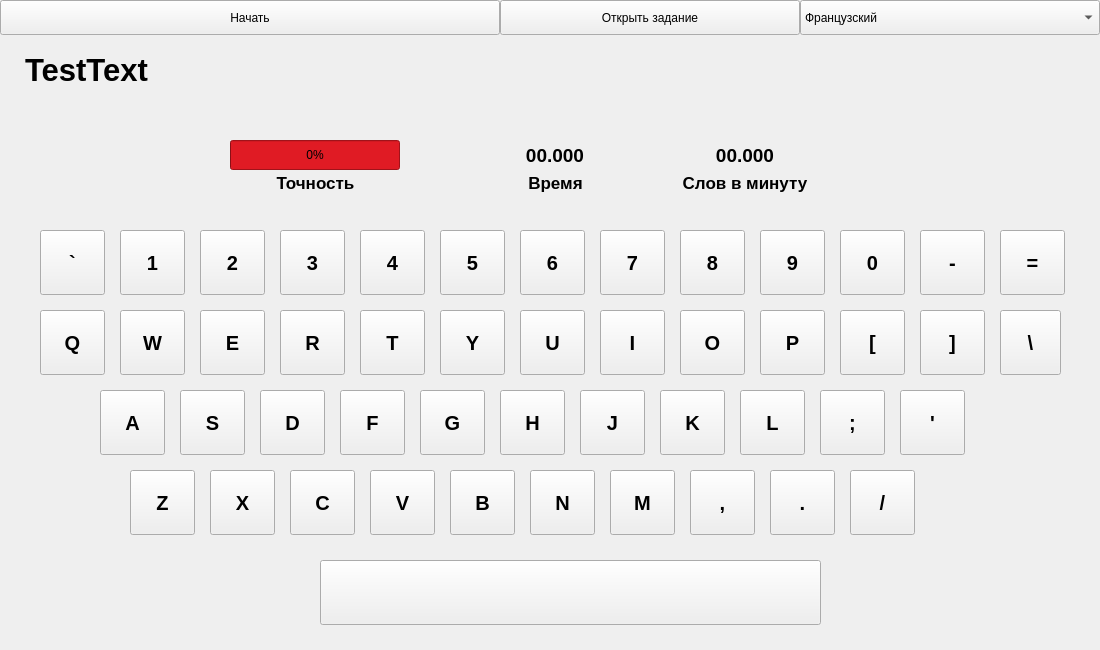
<?xml version="1.0" encoding="UTF-8"?>
<ui version="4.0">
 <class>MainWindow</class>
 <widget class="QMainWindow" name="MainWindow">
  <property name="geometry">
   <rect>
    <x>0</x>
    <y>0</y>
    <width>1100</width>
    <height>650</height>
   </rect>
  </property>
  <property name="windowTitle">
   <string>MainWindow</string>
  </property>
  <widget class="QWidget" name="centralwidget">
   <widget class="QProgressBar" name="progressBar">
    <property name="geometry">
     <rect>
      <x>230</x>
      <y>140</y>
      <width>170</width>
      <height>30</height>
     </rect>
    </property>
    <property name="styleSheet">
     <string notr="true">background-color: rgb(224, 27, 36);
selection-background-color: rgb(38, 162, 105);</string>
    </property>
    <property name="value">
     <number>0</number>
    </property>
   </widget>
   <widget class="QLabel" name="label">
    <property name="geometry">
     <rect>
      <x>520</x>
      <y>140</y>
      <width>70</width>
      <height>30</height>
     </rect>
    </property>
    <property name="font">
     <font>
      <pointsize>14</pointsize>
      <bold>true</bold>
     </font>
    </property>
    <property name="text">
     <string>00.000</string>
    </property>
    <property name="alignment">
     <set>Qt::AlignCenter</set>
    </property>
   </widget>
   <widget class="QLabel" name="accuracyLabel_2">
    <property name="geometry">
     <rect>
      <x>500</x>
      <y>170</y>
      <width>111</width>
      <height>25</height>
     </rect>
    </property>
    <property name="font">
     <font>
      <pointsize>13</pointsize>
      <bold>true</bold>
     </font>
    </property>
    <property name="text">
     <string>Время</string>
    </property>
    <property name="alignment">
     <set>Qt::AlignCenter</set>
    </property>
   </widget>
   <widget class="QLabel" name="label_2">
    <property name="geometry">
     <rect>
      <x>710</x>
      <y>140</y>
      <width>70</width>
      <height>30</height>
     </rect>
    </property>
    <property name="font">
     <font>
      <pointsize>14</pointsize>
      <bold>true</bold>
     </font>
    </property>
    <property name="text">
     <string>00.000</string>
    </property>
    <property name="alignment">
     <set>Qt::AlignCenter</set>
    </property>
   </widget>
   <widget class="QLabel" name="accuracyLabel_3">
    <property name="geometry">
     <rect>
      <x>670</x>
      <y>170</y>
      <width>150</width>
      <height>25</height>
     </rect>
    </property>
    <property name="font">
     <font>
      <pointsize>13</pointsize>
      <bold>true</bold>
     </font>
    </property>
    <property name="text">
     <string>Слов в минуту</string>
    </property>
    <property name="alignment">
     <set>Qt::AlignCenter</set>
    </property>
   </widget>
   <widget class="QPushButton" name="But_Tilda">
    <property name="geometry">
     <rect>
      <x>40</x>
      <y>230</y>
      <width>65</width>
      <height>65</height>
     </rect>
    </property>
    <property name="font">
     <font>
      <pointsize>15</pointsize>
      <bold>true</bold>
     </font>
    </property>
    <property name="text">
     <string>`</string>
    </property>
   </widget>
   <widget class="QPushButton" name="But_1">
    <property name="geometry">
     <rect>
      <x>120</x>
      <y>230</y>
      <width>65</width>
      <height>65</height>
     </rect>
    </property>
    <property name="font">
     <font>
      <pointsize>15</pointsize>
      <bold>true</bold>
     </font>
    </property>
    <property name="text">
     <string>1</string>
    </property>
   </widget>
   <widget class="QPushButton" name="But_2">
    <property name="geometry">
     <rect>
      <x>200</x>
      <y>230</y>
      <width>65</width>
      <height>65</height>
     </rect>
    </property>
    <property name="font">
     <font>
      <pointsize>15</pointsize>
      <bold>true</bold>
     </font>
    </property>
    <property name="text">
     <string>2</string>
    </property>
   </widget>
   <widget class="QPushButton" name="But_3">
    <property name="geometry">
     <rect>
      <x>280</x>
      <y>230</y>
      <width>65</width>
      <height>65</height>
     </rect>
    </property>
    <property name="font">
     <font>
      <pointsize>15</pointsize>
      <bold>true</bold>
     </font>
    </property>
    <property name="text">
     <string>3</string>
    </property>
   </widget>
   <widget class="QPushButton" name="But_4">
    <property name="geometry">
     <rect>
      <x>360</x>
      <y>230</y>
      <width>65</width>
      <height>65</height>
     </rect>
    </property>
    <property name="font">
     <font>
      <pointsize>15</pointsize>
      <bold>true</bold>
     </font>
    </property>
    <property name="text">
     <string>4</string>
    </property>
   </widget>
   <widget class="QPushButton" name="But_5">
    <property name="geometry">
     <rect>
      <x>440</x>
      <y>230</y>
      <width>65</width>
      <height>65</height>
     </rect>
    </property>
    <property name="font">
     <font>
      <pointsize>15</pointsize>
      <bold>true</bold>
     </font>
    </property>
    <property name="text">
     <string>5</string>
    </property>
   </widget>
   <widget class="QPushButton" name="But_6">
    <property name="geometry">
     <rect>
      <x>520</x>
      <y>230</y>
      <width>65</width>
      <height>65</height>
     </rect>
    </property>
    <property name="font">
     <font>
      <pointsize>15</pointsize>
      <bold>true</bold>
     </font>
    </property>
    <property name="text">
     <string>6</string>
    </property>
   </widget>
   <widget class="QPushButton" name="But_7">
    <property name="geometry">
     <rect>
      <x>600</x>
      <y>230</y>
      <width>65</width>
      <height>65</height>
     </rect>
    </property>
    <property name="font">
     <font>
      <pointsize>15</pointsize>
      <bold>true</bold>
     </font>
    </property>
    <property name="text">
     <string>7</string>
    </property>
   </widget>
   <widget class="QPushButton" name="But_8">
    <property name="geometry">
     <rect>
      <x>680</x>
      <y>230</y>
      <width>65</width>
      <height>65</height>
     </rect>
    </property>
    <property name="font">
     <font>
      <pointsize>15</pointsize>
      <bold>true</bold>
     </font>
    </property>
    <property name="text">
     <string>8</string>
    </property>
   </widget>
   <widget class="QPushButton" name="But_9">
    <property name="geometry">
     <rect>
      <x>760</x>
      <y>230</y>
      <width>65</width>
      <height>65</height>
     </rect>
    </property>
    <property name="font">
     <font>
      <pointsize>15</pointsize>
      <bold>true</bold>
     </font>
    </property>
    <property name="text">
     <string>9</string>
    </property>
   </widget>
   <widget class="QPushButton" name="But_0">
    <property name="geometry">
     <rect>
      <x>840</x>
      <y>230</y>
      <width>65</width>
      <height>65</height>
     </rect>
    </property>
    <property name="font">
     <font>
      <pointsize>15</pointsize>
      <bold>true</bold>
     </font>
    </property>
    <property name="text">
     <string>0</string>
    </property>
   </widget>
   <widget class="QPushButton" name="But_Minus">
    <property name="geometry">
     <rect>
      <x>920</x>
      <y>230</y>
      <width>65</width>
      <height>65</height>
     </rect>
    </property>
    <property name="font">
     <font>
      <pointsize>15</pointsize>
      <bold>true</bold>
     </font>
    </property>
    <property name="text">
     <string>-</string>
    </property>
   </widget>
   <widget class="QPushButton" name="But_Equals">
    <property name="geometry">
     <rect>
      <x>1000</x>
      <y>230</y>
      <width>65</width>
      <height>65</height>
     </rect>
    </property>
    <property name="font">
     <font>
      <pointsize>15</pointsize>
      <bold>true</bold>
     </font>
    </property>
    <property name="text">
     <string>=</string>
    </property>
   </widget>
   <widget class="QPushButton" name="But_Q">
    <property name="geometry">
     <rect>
      <x>40</x>
      <y>310</y>
      <width>65</width>
      <height>65</height>
     </rect>
    </property>
    <property name="font">
     <font>
      <pointsize>15</pointsize>
      <bold>true</bold>
     </font>
    </property>
    <property name="text">
     <string>Q</string>
    </property>
   </widget>
   <widget class="QPushButton" name="But_W">
    <property name="geometry">
     <rect>
      <x>120</x>
      <y>310</y>
      <width>65</width>
      <height>65</height>
     </rect>
    </property>
    <property name="font">
     <font>
      <pointsize>15</pointsize>
      <bold>true</bold>
     </font>
    </property>
    <property name="text">
     <string>W</string>
    </property>
   </widget>
   <widget class="QPushButton" name="But_R">
    <property name="geometry">
     <rect>
      <x>280</x>
      <y>310</y>
      <width>65</width>
      <height>65</height>
     </rect>
    </property>
    <property name="font">
     <font>
      <pointsize>15</pointsize>
      <bold>true</bold>
     </font>
    </property>
    <property name="text">
     <string>R</string>
    </property>
   </widget>
   <widget class="QPushButton" name="But_T">
    <property name="geometry">
     <rect>
      <x>360</x>
      <y>310</y>
      <width>65</width>
      <height>65</height>
     </rect>
    </property>
    <property name="font">
     <font>
      <pointsize>15</pointsize>
      <bold>true</bold>
     </font>
    </property>
    <property name="text">
     <string>T</string>
    </property>
   </widget>
   <widget class="QPushButton" name="But_Y">
    <property name="geometry">
     <rect>
      <x>440</x>
      <y>310</y>
      <width>65</width>
      <height>65</height>
     </rect>
    </property>
    <property name="font">
     <font>
      <pointsize>15</pointsize>
      <bold>true</bold>
     </font>
    </property>
    <property name="text">
     <string>Y</string>
    </property>
   </widget>
   <widget class="QPushButton" name="But_U">
    <property name="geometry">
     <rect>
      <x>520</x>
      <y>310</y>
      <width>65</width>
      <height>65</height>
     </rect>
    </property>
    <property name="font">
     <font>
      <pointsize>15</pointsize>
      <bold>true</bold>
     </font>
    </property>
    <property name="text">
     <string>U</string>
    </property>
   </widget>
   <widget class="QPushButton" name="But_I">
    <property name="geometry">
     <rect>
      <x>600</x>
      <y>310</y>
      <width>65</width>
      <height>65</height>
     </rect>
    </property>
    <property name="font">
     <font>
      <pointsize>15</pointsize>
      <bold>true</bold>
     </font>
    </property>
    <property name="text">
     <string>I</string>
    </property>
   </widget>
   <widget class="QPushButton" name="But_O">
    <property name="geometry">
     <rect>
      <x>680</x>
      <y>310</y>
      <width>65</width>
      <height>65</height>
     </rect>
    </property>
    <property name="font">
     <font>
      <pointsize>15</pointsize>
      <bold>true</bold>
     </font>
    </property>
    <property name="text">
     <string>O</string>
    </property>
   </widget>
   <widget class="QPushButton" name="But_P">
    <property name="geometry">
     <rect>
      <x>760</x>
      <y>310</y>
      <width>65</width>
      <height>65</height>
     </rect>
    </property>
    <property name="font">
     <font>
      <pointsize>15</pointsize>
      <bold>true</bold>
     </font>
    </property>
    <property name="text">
     <string>P</string>
    </property>
   </widget>
   <widget class="QPushButton" name="But_leftSquare">
    <property name="geometry">
     <rect>
      <x>840</x>
      <y>310</y>
      <width>65</width>
      <height>65</height>
     </rect>
    </property>
    <property name="font">
     <font>
      <pointsize>15</pointsize>
      <bold>true</bold>
     </font>
    </property>
    <property name="text">
     <string>[</string>
    </property>
   </widget>
   <widget class="QPushButton" name="But_RightSquare">
    <property name="geometry">
     <rect>
      <x>920</x>
      <y>310</y>
      <width>65</width>
      <height>65</height>
     </rect>
    </property>
    <property name="font">
     <font>
      <pointsize>15</pointsize>
      <bold>true</bold>
     </font>
    </property>
    <property name="text">
     <string>]</string>
    </property>
   </widget>
   <widget class="QPushButton" name="But_BackSlash">
    <property name="geometry">
     <rect>
      <x>1000</x>
      <y>310</y>
      <width>61</width>
      <height>65</height>
     </rect>
    </property>
    <property name="font">
     <font>
      <pointsize>15</pointsize>
      <bold>true</bold>
     </font>
    </property>
    <property name="text">
     <string>\</string>
    </property>
   </widget>
   <widget class="QPushButton" name="But_J">
    <property name="geometry">
     <rect>
      <x>580</x>
      <y>390</y>
      <width>65</width>
      <height>65</height>
     </rect>
    </property>
    <property name="font">
     <font>
      <pointsize>15</pointsize>
      <bold>true</bold>
     </font>
    </property>
    <property name="text">
     <string>J</string>
    </property>
   </widget>
   <widget class="QPushButton" name="But_K">
    <property name="geometry">
     <rect>
      <x>660</x>
      <y>390</y>
      <width>65</width>
      <height>65</height>
     </rect>
    </property>
    <property name="font">
     <font>
      <pointsize>15</pointsize>
      <bold>true</bold>
     </font>
    </property>
    <property name="text">
     <string>K</string>
    </property>
   </widget>
   <widget class="QPushButton" name="But_L">
    <property name="geometry">
     <rect>
      <x>740</x>
      <y>390</y>
      <width>65</width>
      <height>65</height>
     </rect>
    </property>
    <property name="font">
     <font>
      <pointsize>15</pointsize>
      <bold>true</bold>
     </font>
    </property>
    <property name="text">
     <string>L</string>
    </property>
   </widget>
   <widget class="QPushButton" name="But_UpKov">
    <property name="geometry">
     <rect>
      <x>900</x>
      <y>390</y>
      <width>65</width>
      <height>65</height>
     </rect>
    </property>
    <property name="font">
     <font>
      <pointsize>15</pointsize>
      <bold>true</bold>
     </font>
    </property>
    <property name="text">
     <string>'</string>
    </property>
   </widget>
   <widget class="QPushButton" name="But_S">
    <property name="geometry">
     <rect>
      <x>180</x>
      <y>390</y>
      <width>65</width>
      <height>65</height>
     </rect>
    </property>
    <property name="font">
     <font>
      <pointsize>15</pointsize>
      <bold>true</bold>
     </font>
    </property>
    <property name="text">
     <string>S</string>
    </property>
   </widget>
   <widget class="QPushButton" name="But_H">
    <property name="geometry">
     <rect>
      <x>500</x>
      <y>390</y>
      <width>65</width>
      <height>65</height>
     </rect>
    </property>
    <property name="font">
     <font>
      <pointsize>15</pointsize>
      <bold>true</bold>
     </font>
    </property>
    <property name="text">
     <string>H</string>
    </property>
   </widget>
   <widget class="QPushButton" name="But_D">
    <property name="geometry">
     <rect>
      <x>260</x>
      <y>390</y>
      <width>65</width>
      <height>65</height>
     </rect>
    </property>
    <property name="font">
     <font>
      <pointsize>15</pointsize>
      <bold>true</bold>
     </font>
    </property>
    <property name="text">
     <string>D</string>
    </property>
   </widget>
   <widget class="QPushButton" name="But_F">
    <property name="geometry">
     <rect>
      <x>340</x>
      <y>390</y>
      <width>65</width>
      <height>65</height>
     </rect>
    </property>
    <property name="font">
     <font>
      <pointsize>15</pointsize>
      <bold>true</bold>
     </font>
    </property>
    <property name="text">
     <string>F</string>
    </property>
   </widget>
   <widget class="QPushButton" name="But_TochkaZap">
    <property name="geometry">
     <rect>
      <x>820</x>
      <y>390</y>
      <width>65</width>
      <height>65</height>
     </rect>
    </property>
    <property name="font">
     <font>
      <pointsize>15</pointsize>
      <bold>true</bold>
     </font>
    </property>
    <property name="text">
     <string>;</string>
    </property>
   </widget>
   <widget class="QPushButton" name="But_A">
    <property name="geometry">
     <rect>
      <x>100</x>
      <y>390</y>
      <width>65</width>
      <height>65</height>
     </rect>
    </property>
    <property name="font">
     <font>
      <pointsize>15</pointsize>
      <bold>true</bold>
     </font>
    </property>
    <property name="text">
     <string>A</string>
    </property>
   </widget>
   <widget class="QPushButton" name="But_G">
    <property name="geometry">
     <rect>
      <x>420</x>
      <y>390</y>
      <width>65</width>
      <height>65</height>
     </rect>
    </property>
    <property name="font">
     <font>
      <pointsize>15</pointsize>
      <bold>true</bold>
     </font>
    </property>
    <property name="text">
     <string>G</string>
    </property>
   </widget>
   <widget class="QPushButton" name="But_V">
    <property name="geometry">
     <rect>
      <x>370</x>
      <y>470</y>
      <width>65</width>
      <height>65</height>
     </rect>
    </property>
    <property name="font">
     <font>
      <pointsize>15</pointsize>
      <bold>true</bold>
     </font>
    </property>
    <property name="text">
     <string>V</string>
    </property>
   </widget>
   <widget class="QPushButton" name="But_Dot">
    <property name="geometry">
     <rect>
      <x>770</x>
      <y>470</y>
      <width>65</width>
      <height>65</height>
     </rect>
    </property>
    <property name="font">
     <font>
      <pointsize>15</pointsize>
      <bold>true</bold>
     </font>
    </property>
    <property name="text">
     <string>.</string>
    </property>
   </widget>
   <widget class="QPushButton" name="But_M">
    <property name="geometry">
     <rect>
      <x>610</x>
      <y>470</y>
      <width>65</width>
      <height>65</height>
     </rect>
    </property>
    <property name="font">
     <font>
      <pointsize>15</pointsize>
      <bold>true</bold>
     </font>
    </property>
    <property name="text">
     <string>M</string>
    </property>
   </widget>
   <widget class="QPushButton" name="But_X">
    <property name="geometry">
     <rect>
      <x>210</x>
      <y>470</y>
      <width>65</width>
      <height>65</height>
     </rect>
    </property>
    <property name="font">
     <font>
      <pointsize>15</pointsize>
      <bold>true</bold>
     </font>
    </property>
    <property name="text">
     <string>X</string>
    </property>
   </widget>
   <widget class="QPushButton" name="But_Zap">
    <property name="geometry">
     <rect>
      <x>690</x>
      <y>470</y>
      <width>65</width>
      <height>65</height>
     </rect>
    </property>
    <property name="font">
     <font>
      <pointsize>15</pointsize>
      <bold>true</bold>
     </font>
    </property>
    <property name="text">
     <string>,</string>
    </property>
   </widget>
   <widget class="QPushButton" name="But_B">
    <property name="geometry">
     <rect>
      <x>450</x>
      <y>470</y>
      <width>65</width>
      <height>65</height>
     </rect>
    </property>
    <property name="font">
     <font>
      <pointsize>15</pointsize>
      <bold>true</bold>
     </font>
    </property>
    <property name="text">
     <string>B</string>
    </property>
   </widget>
   <widget class="QPushButton" name="But_N">
    <property name="geometry">
     <rect>
      <x>530</x>
      <y>470</y>
      <width>65</width>
      <height>65</height>
     </rect>
    </property>
    <property name="font">
     <font>
      <pointsize>15</pointsize>
      <bold>true</bold>
     </font>
    </property>
    <property name="text">
     <string>N</string>
    </property>
   </widget>
   <widget class="QPushButton" name="But_Slash">
    <property name="geometry">
     <rect>
      <x>850</x>
      <y>470</y>
      <width>65</width>
      <height>65</height>
     </rect>
    </property>
    <property name="font">
     <font>
      <pointsize>15</pointsize>
      <bold>true</bold>
     </font>
    </property>
    <property name="text">
     <string>/</string>
    </property>
   </widget>
   <widget class="QPushButton" name="But_C">
    <property name="geometry">
     <rect>
      <x>290</x>
      <y>470</y>
      <width>65</width>
      <height>65</height>
     </rect>
    </property>
    <property name="font">
     <font>
      <pointsize>15</pointsize>
      <bold>true</bold>
     </font>
    </property>
    <property name="text">
     <string>C</string>
    </property>
   </widget>
   <widget class="QPushButton" name="But_Z">
    <property name="geometry">
     <rect>
      <x>130</x>
      <y>470</y>
      <width>65</width>
      <height>65</height>
     </rect>
    </property>
    <property name="font">
     <font>
      <pointsize>15</pointsize>
      <bold>true</bold>
     </font>
    </property>
    <property name="text">
     <string>Z</string>
    </property>
   </widget>
   <widget class="QPushButton" name="But_Space">
    <property name="geometry">
     <rect>
      <x>320</x>
      <y>560</y>
      <width>501</width>
      <height>65</height>
     </rect>
    </property>
    <property name="font">
     <font>
      <pointsize>15</pointsize>
      <bold>true</bold>
     </font>
    </property>
    <property name="text">
     <string> </string>
    </property>
   </widget>
   <widget class="QPushButton" name="But_E">
    <property name="geometry">
     <rect>
      <x>200</x>
      <y>310</y>
      <width>65</width>
      <height>65</height>
     </rect>
    </property>
    <property name="font">
     <font>
      <pointsize>15</pointsize>
      <bold>true</bold>
     </font>
    </property>
    <property name="text">
     <string>E</string>
    </property>
   </widget>
   <widget class="QComboBox" name="languageChangeComboBox">
    <property name="geometry">
     <rect>
      <x>800</x>
      <y>0</y>
      <width>300</width>
      <height>35</height>
     </rect>
    </property>
    <item>
     <property name="text">
      <string>Французский</string>
     </property>
    </item>
    <item>
     <property name="text">
      <string>Немецкий</string>
     </property>
    </item>
    <item>
     <property name="text">
      <string>Арабский</string>
     </property>
    </item>
    <item>
     <property name="text">
      <string>Белорусский</string>
     </property>
    </item>
    <item>
     <property name="text">
      <string>Иврит</string>
     </property>
    </item>
    <item>
     <property name="text">
      <string>Китайский</string>
     </property>
    </item>
   </widget>
   <widget class="QPushButton" name="openTestButton">
    <property name="geometry">
     <rect>
      <x>500</x>
      <y>0</y>
      <width>300</width>
      <height>35</height>
     </rect>
    </property>
    <property name="text">
     <string>Открыть задание</string>
    </property>
   </widget>
   <widget class="QLabel" name="accuracyLabel">
    <property name="geometry">
     <rect>
      <x>260</x>
      <y>170</y>
      <width>111</width>
      <height>25</height>
     </rect>
    </property>
    <property name="font">
     <font>
      <pointsize>13</pointsize>
      <bold>true</bold>
     </font>
    </property>
    <property name="text">
     <string>Точность</string>
    </property>
    <property name="alignment">
     <set>Qt::AlignCenter</set>
    </property>
   </widget>
   <widget class="QPushButton" name="startButton">
    <property name="geometry">
     <rect>
      <x>0</x>
      <y>0</y>
      <width>500</width>
      <height>35</height>
     </rect>
    </property>
    <property name="text">
     <string>Начать</string>
    </property>
   </widget>
   <widget class="QLabel" name="testLabel">
    <property name="geometry">
     <rect>
      <x>25</x>
      <y>50</y>
      <width>1450</width>
      <height>40</height>
     </rect>
    </property>
    <property name="font">
     <font>
      <pointsize>23</pointsize>
      <bold>true</bold>
     </font>
    </property>
    <property name="text">
     <string>TestText</string>
    </property>
   </widget>
  </widget>
 </widget>
 <resources/>
 <connections/>
</ui>
